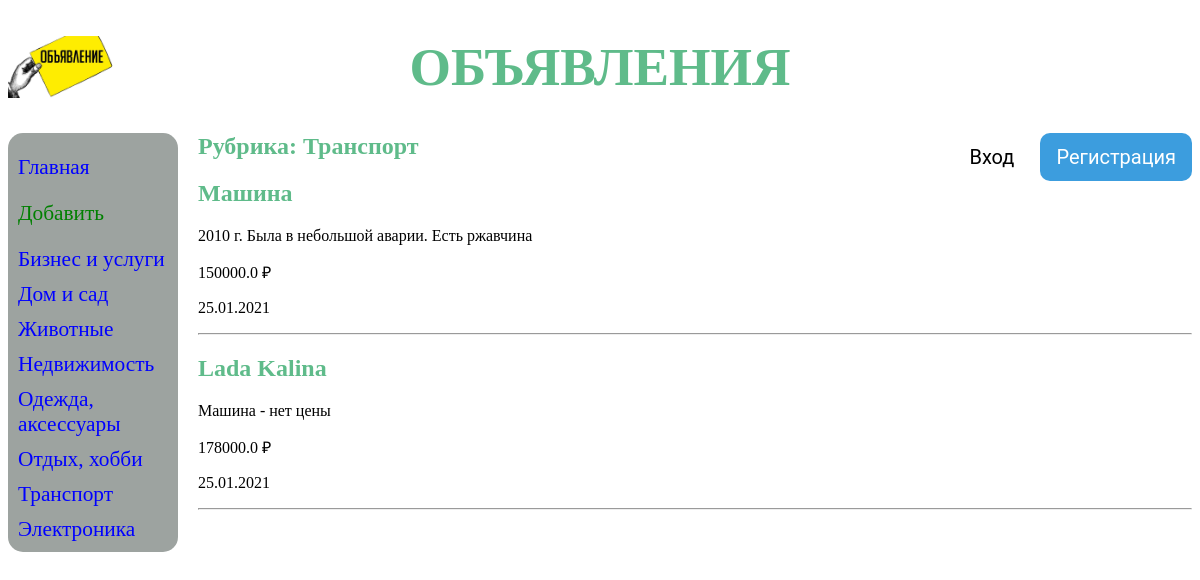
Page /board/2/ on the committed database.
### board/models.py (models this page shows, shortened)
class Rubric(models.Model):
    name = models.CharField(max_length=20, db_index=True, verbose_name='Название')
    class Meta:
        verbose_name_plural = 'Рубрики'
        verbose_name = 'Рубрика'
        ordering = ['name']

class Board(models.Model):
    title = models.CharField(max_length=50, verbose_name='Товар')
    content = models.TextField(null=True, blank=True, verbose_name='Описание')
    price = models.FloatField(null=True, blank=True, verbose_name='Цена')
    published = models.DateField(auto_now_add=True, db_index=True, verbose_name='Опубликовано')
    rubric = models.ForeignKey('Rubric', null=True, on_delete=models.PROTECT, verbose_name='Рубрика')
    class Meta:
        verbose_name_plural = 'Объявления'
        verbose_name = "Объявление"
        ordering = ['-published']

### board/views.py (the view)
# urls.py: path('<int:rubric_id>/', by_rubric, name='by_rubric'),
def by_rubric(request, rubric_id):
    bs = Board.objects.filter(rubric=rubric_id)
    rubrics = Rubric.objects.all()
    current_rubric = Rubric.objects.get(pk=rubric_id)
    context = {'bs': bs, 'rubrics': rubrics, 'current_rubric': current_rubric}
    return render(request, 'board/by_rubric.html', context)

### board/templates/board/by_rubric.html (shortened to what this page needs)
{% extends "layout/basic.html" %}
{% block content %}
<h2>Рубрика: {{current_rubric.name }}</h2>
{% for b in bs %}
<div>
    <h2>{{ b.title }}</h2>
    <p>{{ b.content }}</p>
    <p>{{ b.price }} &#8381;</p>
    <p>{{ b.published|date:"d.m.Y" }}</p>
    <hr align="left">
</div>
{% endfor %}
{% endblock %}

### board/templates/layout/basic.html (shortened to what this page needs)
<!DOCTYPE html>
{% load static %}
<html lang="en">
<head>
    <link rel="stylesheet" type="text/css" href="{% static 'board/style.css' %}">
</head>
<body>
    <header>
        <h1>Объявления</h1>
    </header>
    <span class="register">
         <a href="{% url 'register' %}">Регистрация</a>
    </span>
    <span class="login">
        <a href="{% url 'login' %}">Вход</a>
    </span>
    <nav>
        <p><a href="{% url 'index' %}">Главная</a></p>
        <p><a class="add" href="{% url 'add' %}">Добавить</a></p>
        {% for rubric in rubrics %}
        <a href="{% url 'by_rubric' rubric.pk %}">{{ rubric.name }}</a>
        {% endfor %}
    </nav>
    <section>
        {% block content %}
        {% endblock %}
    </section>
</body>
</html>

### board/static/board/style.css (style rules this page uses)
html { background-color: white; color: #5fbb8a; }
body { margin-top: 0px; }
header h1 { font-size: 40pt; text-transform: uppercase; text-align: center; background: url("bg.jpg") left / auto 100% no-repeat; }
nav { font-size: 16pt; width: 150px; float: left; background-color: #9da3a0; padding-left: 10px; padding-right: 10px; border-radius: 15px; }
nav a { display: block; text-decoration: none; margin: 10px 0px; color: blue; }
.add { color: green; }
section { margin-left: 190px; }
section p { color: black; }
span { float: right; }
span a { display: inline-block; text-decoration: none; font-size: 20px; font-family: Roboto, sans; text-align: center; cursor: pointer; padding: 12px 16px; border-radius: 10px; }
.login a { margin-right: 10px; border-radius: 10px; color: #000; }
.register a { color: white; border-radius: 10px; background-color: #3c9dde; }

### rows in the picture
Rubric: name "Бизнес и услуги"
Rubric: name "Дом и сад"
Rubric: name "Животные"
Rubric: name "Недвижимость"
Rubric: name "Одежда, аксессуары"
Rubric: name "Отдых, хобби"
Rubric: name "Транспорт"
Rubric: name "Электроника"
Board: title "Машина", content "2010 г. Была в небольшой аварии. Есть ржавчина", price "150000.0", published "25.01.2021"
Board: title "Lada Kalina", content "Машина - нет цены", price "178000.0", published "25.01.2021"
